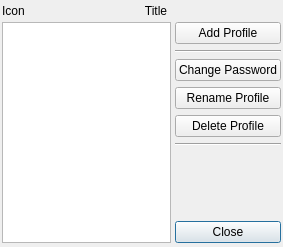
<?xml version="1.0" encoding="UTF-8"?>
<ui version="4.0">
 <class>EditProfilesDialogClass</class>
 <widget class="QDialog" name="EditProfilesDialogClass">
  <property name="geometry">
   <rect>
    <x>0</x>
    <y>0</y>
    <width>283</width>
    <height>247</height>
   </rect>
  </property>
  <property name="windowTitle">
   <string>Profiles Settings</string>
  </property>
  <layout class="QGridLayout" name="gridLayout">
   <property name="leftMargin">
    <number>2</number>
   </property>
   <property name="topMargin">
    <number>4</number>
   </property>
   <property name="rightMargin">
    <number>2</number>
   </property>
   <property name="bottomMargin">
    <number>4</number>
   </property>
   <property name="spacing">
    <number>4</number>
   </property>
   <item row="0" column="0" colspan="2">
    <layout class="QHBoxLayout" name="horizontalLayout">
     <item>
      <widget class="QLabel" name="lblIcon">
       <property name="text">
        <string>Icon</string>
       </property>
       <property name="alignment">
        <set>Qt::AlignCenter</set>
       </property>
      </widget>
     </item>
     <item>
      <widget class="QLabel" name="lblTitle">
       <property name="sizePolicy">
        <sizepolicy hsizetype="Expanding" vsizetype="Preferred">
         <horstretch>0</horstretch>
         <verstretch>0</verstretch>
        </sizepolicy>
       </property>
       <property name="text">
        <string>Title</string>
       </property>
       <property name="alignment">
        <set>Qt::AlignCenter</set>
       </property>
      </widget>
     </item>
    </layout>
   </item>
   <item row="1" column="0">
    <widget class="QListWidget" name="lstProfiles">
     <property name="selectionBehavior">
      <enum>QAbstractItemView::SelectRows</enum>
     </property>
     <property name="sortingEnabled">
      <bool>true</bool>
     </property>
    </widget>
   </item>
   <item row="1" column="1">
    <layout class="QVBoxLayout" name="verticalLayout">
     <item>
      <widget class="QPushButton" name="pbtAdd">
       <property name="sizePolicy">
        <sizepolicy hsizetype="Preferred" vsizetype="Fixed">
         <horstretch>0</horstretch>
         <verstretch>0</verstretch>
        </sizepolicy>
       </property>
       <property name="text">
        <string>Add Profile</string>
       </property>
      </widget>
     </item>
     <item>
      <widget class="Line" name="line">
       <property name="orientation">
        <enum>Qt::Horizontal</enum>
       </property>
      </widget>
     </item>
     <item>
      <widget class="QPushButton" name="pbtPassword">
       <property name="sizePolicy">
        <sizepolicy hsizetype="Preferred" vsizetype="Fixed">
         <horstretch>0</horstretch>
         <verstretch>0</verstretch>
        </sizepolicy>
       </property>
       <property name="text">
        <string>Change Password</string>
       </property>
      </widget>
     </item>
     <item>
      <widget class="QPushButton" name="pbtRename">
       <property name="sizePolicy">
        <sizepolicy hsizetype="Preferred" vsizetype="Fixed">
         <horstretch>0</horstretch>
         <verstretch>0</verstretch>
        </sizepolicy>
       </property>
       <property name="text">
        <string>Rename Profile</string>
       </property>
      </widget>
     </item>
     <item>
      <widget class="QPushButton" name="pbtDelete">
       <property name="sizePolicy">
        <sizepolicy hsizetype="Preferred" vsizetype="Fixed">
         <horstretch>0</horstretch>
         <verstretch>0</verstretch>
        </sizepolicy>
       </property>
       <property name="text">
        <string>Delete Profile</string>
       </property>
      </widget>
     </item>
     <item>
      <widget class="Line" name="line_2">
       <property name="sizePolicy">
        <sizepolicy hsizetype="Preferred" vsizetype="Fixed">
         <horstretch>0</horstretch>
         <verstretch>0</verstretch>
        </sizepolicy>
       </property>
       <property name="orientation">
        <enum>Qt::Horizontal</enum>
       </property>
      </widget>
     </item>
     <item>
      <spacer name="verticalSpacer">
       <property name="orientation">
        <enum>Qt::Vertical</enum>
       </property>
       <property name="sizeHint" stdset="0">
        <size>
         <width>20</width>
         <height>40</height>
        </size>
       </property>
      </spacer>
     </item>
     <item>
      <widget class="QPushButton" name="pbtClose">
       <property name="sizePolicy">
        <sizepolicy hsizetype="Preferred" vsizetype="Fixed">
         <horstretch>0</horstretch>
         <verstretch>0</verstretch>
        </sizepolicy>
       </property>
       <property name="text">
        <string>Close</string>
       </property>
       <property name="default">
        <bool>true</bool>
       </property>
      </widget>
     </item>
    </layout>
   </item>
  </layout>
 </widget>
 <layoutdefault spacing="6" margin="11"/>
 <resources/>
 <connections/>
</ui>
